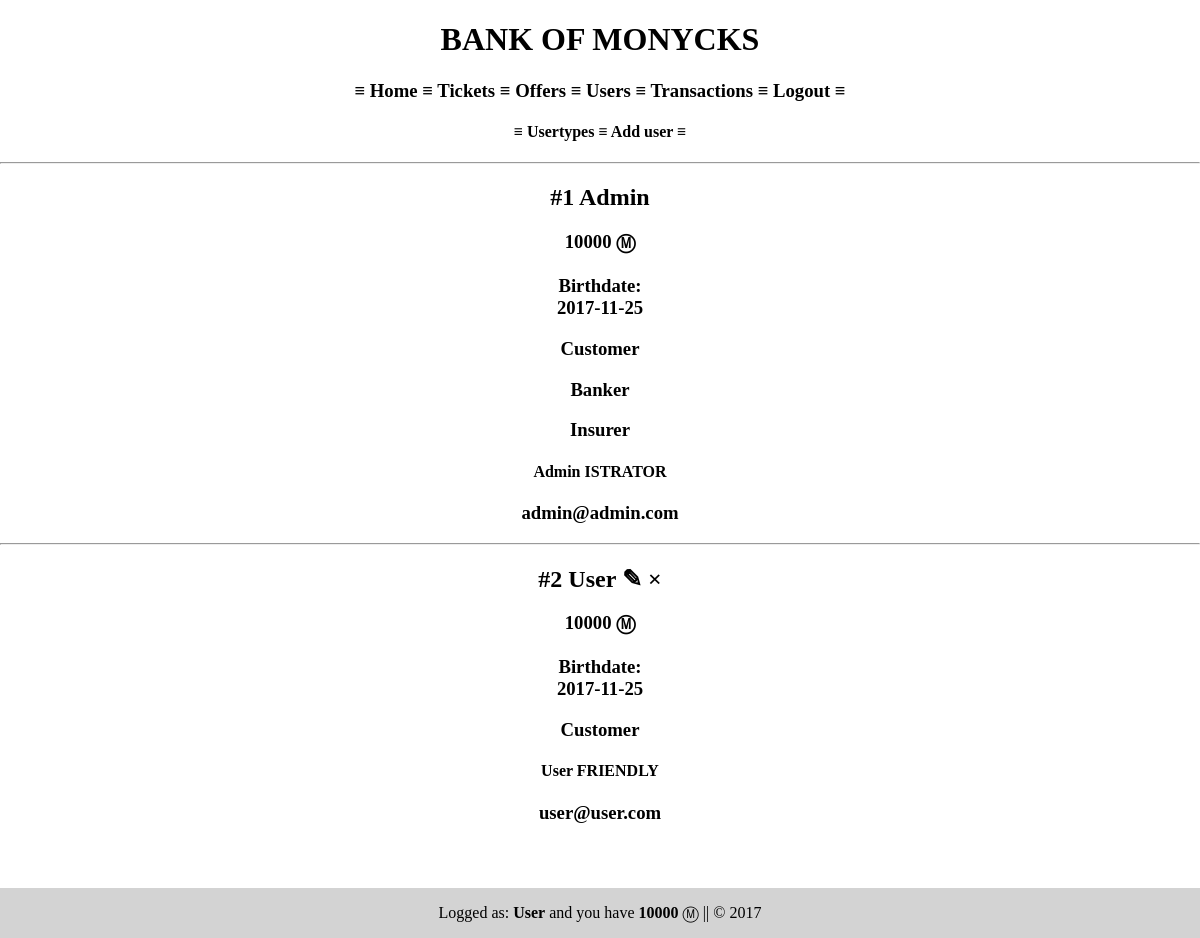
The page /index.php?user=list (signed in) on the database its author committed.
### tables this page shows
CREATE TABLE `users` (
  `id` int(11) NOT NULL,
  `firstname` varchar(100) NOT NULL,
  `lastname` varchar(100) NOT NULL,
  `email` varchar(100) NOT NULL,
  `login` varchar(100) NOT NULL,
  `password` varchar(255) NOT NULL,
  `birthday` date NOT NULL
);

CREATE TABLE `user_types` (
  `id` int(11) NOT NULL,
  `type` varchar(50) NOT NULL
);

### models/users.php (called while the page is built, shortened)
<?php
function getUsers($bdd)
{
    $result = $bdd->query("SELECT * FROM users");
    return $result;
}
function getTypeByUsers($bdd,$id)
{
    $result = $bdd->query("SELECT ut.type FROM user_types ut, user_types_users utu
    WHERE ut.id=utu.id_user_type AND utu.id_user = $id ");
    return $result;
}
function getCredit($bdd,$id) {
    $result = $bdd->query("SELECT SUM(t.amount) AS cred, u.id FROM transactions t, users u WHERE t.id_receiver=u.id AND u.id=$id ");
    $line=$result->fetch_assoc();
    return $line['cred'];
}
function getDebit($bdd,$id) {
    $result = $bdd->query("SELECT SUM(t.amount) AS deb, u.id FROM transactions t, users u WHERE t.id_sender=u.id AND u.id=$id ");
    $line=$result->fetch_assoc();
    return $line['deb'];
}
function userBalance($bdd,$id){
    $starter=10000;
    $balance = $starter +  getCredit($bdd,$id) -  getDebit($bdd,$id);
    if($balance < 0) {
        return $balance.' You must contact your banker !';
    } else {
        return $balance;
    }
}

### functions.php (called while the page is built, shortened)
        <?php
function isAdmin() {
    if (isset($_SESSION['roles'])) {
        $array = $_SESSION['roles'];
        if (in_array('Banker', $array)) {
            return true;
        } else {
            return false;
        }
    } else {
        return false;
    }
}

### config.php (called while the page is built, shortened)
<?php
$project_path = '/Monycks/';

### views/listUserView.php (the view, shortened to what this page needs)
<h4>≡
    <a href="<?php $project_path ?>index.php?type=userlist">Usertypes</a> ≡
    <a href="<?php $project_path ?>index.php?user=create">Add user</a> ≡
</h4>
<?php
foreach (getUsers($bdd) as $rs) {
    echo '<hr><h2>#' . $rs['id'] . ' ' . $rs['login'];
    if (isset($_SESSION['login'])) {
        if ($rs['login'] == $_SESSION['login'] | isAdmin()) {
            echo ' <a href="' . $project_path . 'index.php?user=edit&id=' . $rs['id'] . '">✎</a>
<a href="' . $project_path . 'index.php?user=deleteAction&id=' . $rs['id'] . '">×</a></h2>';
        }
    }
 echo ' <h3>'.userBalance($bdd,$rs['id']).' Ⓜ<br><br>';
    echo 'Birthdate:<br>'.$rs['birthday'] . '</h3>';
    foreach (getTypeByUsers($bdd, $rs['id']) as $rs2) {
        echo '<h3>' . $rs2['type'] . '</h3>';
    }
    echo '<h4>' . $rs['firstname'] . ' ' . $rs['lastname'] . '</h4>
              <h3>' . $rs['email'] . '</h3>';
}
?>

### views/css/main.css (style rules this page uses)
html,body { text-align: center; padding-bottom: 30px; margin: 0; }
a { text-decoration: none; color: black; }

### rows shown on the page
users: id "1", login "Admin", id "10000", birthday "2017-11-25", firstname "Admin", lastname "ISTRATOR", email "admin@admin.com"
user_types: type "Customer"
user_types: type "Banker"
user_types: type "Insurer"
users: id "2", login "User", id "10000", birthday "2017-11-25", firstname "User", lastname "FRIENDLY", email "user@user.com"

### other values the page prints
$project_title "BANK OF MONYCKS"
$_SESSION['login'] "User"
userBalance($bdd,$_SESSION['id']) "10000"
